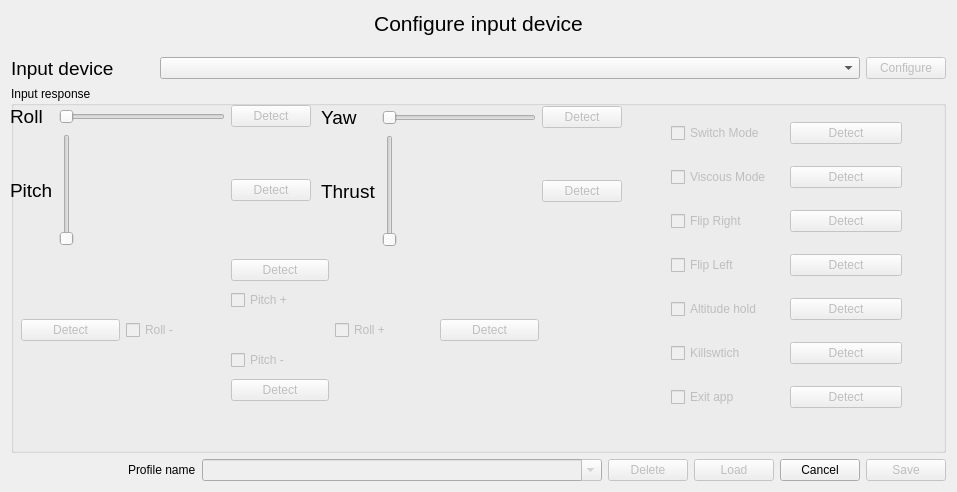
<?xml version="1.0" encoding="UTF-8"?>
<ui version="4.0">
 <class>Form</class>
 <widget class="QWidget" name="Form">
  <property name="windowModality">
   <enum>Qt::ApplicationModal</enum>
  </property>
  <property name="geometry">
   <rect>
    <x>0</x>
    <y>0</y>
    <width>957</width>
    <height>492</height>
   </rect>
  </property>
  <property name="windowTitle">
   <string>Input device configuration</string>
  </property>
  <layout class="QHBoxLayout" name="horizontalLayout">
   <item>
    <layout class="QVBoxLayout" name="verticalLayout">
     <item>
      <widget class="QLabel" name="label">
       <property name="maximumSize">
        <size>
         <width>16777215</width>
         <height>40</height>
        </size>
       </property>
       <property name="font">
        <font>
         <pointsize>16</pointsize>
        </font>
       </property>
       <property name="text">
        <string>Configure input device</string>
       </property>
       <property name="alignment">
        <set>Qt::AlignHCenter|Qt::AlignTop</set>
       </property>
      </widget>
     </item>
     <item>
      <layout class="QGridLayout" name="gridLayout_4">
       <item row="0" column="0">
        <widget class="QLabel" name="label_2">
         <property name="font">
          <font>
           <pointsize>14</pointsize>
          </font>
         </property>
         <property name="text">
          <string>Input device</string>
         </property>
        </widget>
       </item>
       <item row="0" column="1">
        <widget class="QComboBox" name="inputDeviceSelector">
         <property name="minimumSize">
          <size>
           <width>700</width>
           <height>0</height>
          </size>
         </property>
         <property name="duplicatesEnabled">
          <bool>false</bool>
         </property>
        </widget>
       </item>
       <item row="0" column="2">
        <widget class="QPushButton" name="configButton">
         <property name="enabled">
          <bool>false</bool>
         </property>
         <property name="maximumSize">
          <size>
           <width>80</width>
           <height>16777215</height>
          </size>
         </property>
         <property name="text">
          <string>Configure</string>
         </property>
        </widget>
       </item>
      </layout>
     </item>
     <item>
      <layout class="QHBoxLayout" name="inputDetectionLayout">
       <item>
        <widget class="QGroupBox" name="inputDetectionGroup">
         <property name="minimumSize">
          <size>
           <width>0</width>
           <height>350</height>
          </size>
         </property>
         <property name="maximumSize">
          <size>
           <width>16777215</width>
           <height>500</height>
          </size>
         </property>
         <property name="title">
          <string>Input response</string>
         </property>
         <widget class="QWidget" name="gridLayoutWidget">
          <property name="geometry">
           <rect>
            <x>-1</x>
            <y>19</y>
            <width>301</width>
            <height>141</height>
           </rect>
          </property>
          <layout class="QGridLayout" name="gridLayout_3">
           <item row="0" column="1">
            <widget class="QSlider" name="rollAxisValue">
             <property name="enabled">
              <bool>false</bool>
             </property>
             <property name="minimumSize">
              <size>
               <width>0</width>
               <height>0</height>
              </size>
             </property>
             <property name="maximumSize">
              <size>
               <width>16777215</width>
               <height>16777215</height>
              </size>
             </property>
             <property name="minimum">
              <number>0</number>
             </property>
             <property name="maximum">
              <number>100</number>
             </property>
             <property name="sliderPosition">
              <number>0</number>
             </property>
             <property name="orientation">
              <enum>Qt::Horizontal</enum>
             </property>
             <property name="invertedAppearance">
              <bool>false</bool>
             </property>
             <property name="invertedControls">
              <bool>false</bool>
             </property>
             <property name="tickPosition">
              <enum>QSlider::NoTicks</enum>
             </property>
            </widget>
           </item>
           <item row="1" column="0">
            <widget class="QLabel" name="label_3">
             <property name="font">
              <font>
               <pointsize>14</pointsize>
              </font>
             </property>
             <property name="text">
              <string>Pitch</string>
             </property>
            </widget>
           </item>
           <item row="0" column="0">
            <widget class="QLabel" name="label_5">
             <property name="font">
              <font>
               <pointsize>14</pointsize>
              </font>
             </property>
             <property name="text">
              <string>Roll</string>
             </property>
            </widget>
           </item>
           <item row="1" column="1">
            <widget class="QSlider" name="pitchAxisValue">
             <property name="enabled">
              <bool>false</bool>
             </property>
             <property name="minimumSize">
              <size>
               <width>0</width>
               <height>0</height>
              </size>
             </property>
             <property name="maximumSize">
              <size>
               <width>16777215</width>
               <height>16777215</height>
              </size>
             </property>
             <property name="layoutDirection">
              <enum>Qt::LeftToRight</enum>
             </property>
             <property name="minimum">
              <number>0</number>
             </property>
             <property name="maximum">
              <number>100</number>
             </property>
             <property name="singleStep">
              <number>1</number>
             </property>
             <property name="sliderPosition">
              <number>0</number>
             </property>
             <property name="tracking">
              <bool>false</bool>
             </property>
             <property name="orientation">
              <enum>Qt::Vertical</enum>
             </property>
             <property name="invertedAppearance">
              <bool>false</bool>
             </property>
             <property name="invertedControls">
              <bool>false</bool>
             </property>
             <property name="tickPosition">
              <enum>QSlider::NoTicks</enum>
             </property>
            </widget>
           </item>
           <item row="0" column="2">
            <widget class="QPushButton" name="detectRoll">
             <property name="enabled">
              <bool>false</bool>
             </property>
             <property name="text">
              <string>Detect</string>
             </property>
            </widget>
           </item>
           <item row="1" column="2">
            <widget class="QPushButton" name="detectPitch">
             <property name="enabled">
              <bool>false</bool>
             </property>
             <property name="text">
              <string>Detect</string>
             </property>
            </widget>
           </item>
          </layout>
         </widget>
         <widget class="QWidget" name="gridLayoutWidget_4">
          <property name="geometry">
           <rect>
            <x>310</x>
            <y>20</y>
            <width>301</width>
            <height>141</height>
           </rect>
          </property>
          <layout class="QGridLayout" name="gridLayout_6">
           <item row="1" column="0">
            <widget class="QLabel" name="label_7">
             <property name="font">
              <font>
               <pointsize>14</pointsize>
              </font>
             </property>
             <property name="text">
              <string>Thrust</string>
             </property>
            </widget>
           </item>
           <item row="1" column="1">
            <widget class="QSlider" name="thrustAxisValue">
             <property name="enabled">
              <bool>false</bool>
             </property>
             <property name="minimumSize">
              <size>
               <width>0</width>
               <height>0</height>
              </size>
             </property>
             <property name="maximumSize">
              <size>
               <width>16777215</width>
               <height>16777215</height>
              </size>
             </property>
             <property name="minimum">
              <number>0</number>
             </property>
             <property name="maximum">
              <number>100</number>
             </property>
             <property name="singleStep">
              <number>0</number>
             </property>
             <property name="sliderPosition">
              <number>0</number>
             </property>
             <property name="tracking">
              <bool>true</bool>
             </property>
             <property name="orientation">
              <enum>Qt::Vertical</enum>
             </property>
             <property name="invertedAppearance">
              <bool>false</bool>
             </property>
             <property name="invertedControls">
              <bool>false</bool>
             </property>
             <property name="tickPosition">
              <enum>QSlider::NoTicks</enum>
             </property>
            </widget>
           </item>
           <item row="0" column="1">
            <widget class="QSlider" name="yawAxisValue">
             <property name="enabled">
              <bool>false</bool>
             </property>
             <property name="minimumSize">
              <size>
               <width>0</width>
               <height>0</height>
              </size>
             </property>
             <property name="maximumSize">
              <size>
               <width>16777215</width>
               <height>16777215</height>
              </size>
             </property>
             <property name="minimum">
              <number>1</number>
             </property>
             <property name="maximum">
              <number>100</number>
             </property>
             <property name="singleStep">
              <number>0</number>
             </property>
             <property name="sliderPosition">
              <number>1</number>
             </property>
             <property name="tracking">
              <bool>true</bool>
             </property>
             <property name="orientation">
              <enum>Qt::Horizontal</enum>
             </property>
             <property name="invertedAppearance">
              <bool>false</bool>
             </property>
             <property name="invertedControls">
              <bool>false</bool>
             </property>
             <property name="tickPosition">
              <enum>QSlider::NoTicks</enum>
             </property>
            </widget>
           </item>
           <item row="1" column="2">
            <widget class="QPushButton" name="detectThrust">
             <property name="enabled">
              <bool>false</bool>
             </property>
             <property name="text">
              <string>Detect</string>
             </property>
            </widget>
           </item>
           <item row="0" column="0">
            <widget class="QLabel" name="label_4">
             <property name="font">
              <font>
               <pointsize>14</pointsize>
              </font>
             </property>
             <property name="text">
              <string>Yaw</string>
             </property>
            </widget>
           </item>
           <item row="0" column="2">
            <widget class="QPushButton" name="detectYaw">
             <property name="enabled">
              <bool>false</bool>
             </property>
             <property name="text">
              <string>Detect</string>
             </property>
            </widget>
           </item>
          </layout>
         </widget>
         <widget class="QWidget" name="gridLayoutWidget_5">
          <property name="geometry">
           <rect>
            <x>10</x>
            <y>170</y>
            <width>518</width>
            <height>151</height>
           </rect>
          </property>
          <layout class="QGridLayout" name="gridLayout">
           <item row="2" column="1">
            <widget class="QCheckBox" name="rollNeg">
             <property name="enabled">
              <bool>false</bool>
             </property>
             <property name="text">
              <string>Roll -</string>
             </property>
             <property name="checkable">
              <bool>true</bool>
             </property>
            </widget>
           </item>
           <item row="3" column="2">
            <widget class="QCheckBox" name="pitchNeg">
             <property name="enabled">
              <bool>false</bool>
             </property>
             <property name="text">
              <string>Pitch -</string>
             </property>
             <property name="checkable">
              <bool>true</bool>
             </property>
            </widget>
           </item>
           <item row="4" column="2">
            <widget class="QPushButton" name="detectPitchNeg">
             <property name="enabled">
              <bool>false</bool>
             </property>
             <property name="text">
              <string>Detect</string>
             </property>
            </widget>
           </item>
           <item row="2" column="3">
            <widget class="QCheckBox" name="rollPos">
             <property name="enabled">
              <bool>false</bool>
             </property>
             <property name="text">
              <string>Roll +</string>
             </property>
             <property name="checkable">
              <bool>true</bool>
             </property>
            </widget>
           </item>
           <item row="2" column="4">
            <widget class="QPushButton" name="detectRollPos">
             <property name="enabled">
              <bool>false</bool>
             </property>
             <property name="text">
              <string>Detect</string>
             </property>
            </widget>
           </item>
           <item row="0" column="2">
            <widget class="QPushButton" name="detectPitchPos">
             <property name="enabled">
              <bool>false</bool>
             </property>
             <property name="text">
              <string>Detect</string>
             </property>
            </widget>
           </item>
           <item row="2" column="0">
            <widget class="QPushButton" name="detectRollNeg">
             <property name="enabled">
              <bool>false</bool>
             </property>
             <property name="text">
              <string>Detect</string>
             </property>
            </widget>
           </item>
           <item row="1" column="2">
            <widget class="QCheckBox" name="pitchPos">
             <property name="enabled">
              <bool>false</bool>
             </property>
             <property name="text">
              <string>Pitch +</string>
             </property>
             <property name="checkable">
              <bool>true</bool>
             </property>
            </widget>
           </item>
          </layout>
         </widget>
         <widget class="QWidget" name="gridLayoutWidget_2">
          <property name="geometry">
           <rect>
            <x>660</x>
            <y>20</y>
            <width>231</width>
            <height>321</height>
           </rect>
          </property>
          <layout class="QGridLayout" name="gridLayout_5">
           <item row="6" column="1">
            <widget class="QPushButton" name="detectAltHold">
             <property name="enabled">
              <bool>false</bool>
             </property>
             <property name="text">
              <string>Detect</string>
             </property>
            </widget>
           </item>
           <item row="5" column="0">
            <widget class="QCheckBox" name="flipleft">
             <property name="enabled">
              <bool>false</bool>
             </property>
             <property name="text">
              <string>Flip Left</string>
             </property>
             <property name="checkable">
              <bool>true</bool>
             </property>
            </widget>
           </item>
           <item row="5" column="1">
            <widget class="QPushButton" name="detectFlipLeft">
             <property name="enabled">
              <bool>false</bool>
             </property>
             <property name="text">
              <string>Detect</string>
             </property>
            </widget>
           </item>
           <item row="4" column="1">
            <widget class="QPushButton" name="detectFlipRight">
             <property name="enabled">
              <bool>false</bool>
             </property>
             <property name="text">
              <string>Detect</string>
             </property>
            </widget>
           </item>
           <item row="4" column="0">
            <widget class="QCheckBox" name="flipright">
             <property name="enabled">
              <bool>false</bool>
             </property>
             <property name="text">
              <string>Flip Right</string>
             </property>
             <property name="checkable">
              <bool>true</bool>
             </property>
            </widget>
           </item>
           <item row="8" column="1">
            <widget class="QPushButton" name="detectExitapp">
             <property name="enabled">
              <bool>false</bool>
             </property>
             <property name="text">
              <string>Detect</string>
             </property>
            </widget>
           </item>
           <item row="7" column="1">
            <widget class="QPushButton" name="detectKillswitch">
             <property name="enabled">
              <bool>false</bool>
             </property>
             <property name="text">
              <string>Detect</string>
             </property>
            </widget>
           </item>
           <item row="7" column="0">
            <widget class="QCheckBox" name="killswitch">
             <property name="enabled">
              <bool>false</bool>
             </property>
             <property name="text">
              <string>Killswtich</string>
             </property>
             <property name="checkable">
              <bool>true</bool>
             </property>
            </widget>
           </item>
           <item row="8" column="0">
            <widget class="QCheckBox" name="exitapp">
             <property name="enabled">
              <bool>false</bool>
             </property>
             <property name="text">
              <string>Exit app</string>
             </property>
             <property name="checkable">
              <bool>true</bool>
             </property>
            </widget>
           </item>
           <item row="6" column="0">
            <widget class="QCheckBox" name="althold">
             <property name="enabled">
              <bool>false</bool>
             </property>
             <property name="text">
              <string>Altitude hold</string>
             </property>
             <property name="checkable">
              <bool>true</bool>
             </property>
            </widget>
           </item>
           <item row="2" column="1">
            <widget class="QPushButton" name="detectViscousMode">
             <property name="enabled">
              <bool>false</bool>
             </property>
             <property name="text">
              <string>Detect</string>
             </property>
            </widget>
           </item>
           <item row="2" column="0">
            <widget class="QCheckBox" name="viscousMode">
             <property name="enabled">
              <bool>false</bool>
             </property>
             <property name="text">
              <string>Viscous Mode</string>
             </property>
             <property name="checkable">
              <bool>true</bool>
             </property>
            </widget>
           </item>
           <item row="1" column="1">
            <widget class="QPushButton" name="detectSwitchMode">
             <property name="enabled">
              <bool>false</bool>
             </property>
             <property name="text">
              <string>Detect</string>
             </property>
            </widget>
           </item>
           <item row="1" column="0">
            <widget class="QCheckBox" name="switchmode">
             <property name="enabled">
              <bool>false</bool>
             </property>
             <property name="text">
              <string>Switch Mode</string>
             </property>
             <property name="checkable">
              <bool>true</bool>
             </property>
            </widget>
           </item>
           <item row="0" column="0" colspan="2">
            <layout class="QVBoxLayout" name="verticalLayout_2"/>
           </item>
          </layout>
         </widget>
        </widget>
       </item>
      </layout>
     </item>
     <item>
      <layout class="QGridLayout" name="gridLayout_2">
       <item row="0" column="1">
        <widget class="QLabel" name="label_16">
         <property name="text">
          <string>Profile name</string>
         </property>
        </widget>
       </item>
       <item row="0" column="0">
        <spacer name="horizontalSpacer_9">
         <property name="orientation">
          <enum>Qt::Horizontal</enum>
         </property>
         <property name="sizeHint" stdset="0">
          <size>
           <width>40</width>
           <height>20</height>
          </size>
         </property>
        </spacer>
       </item>
       <item row="0" column="4">
        <widget class="QPushButton" name="deleteButton">
         <property name="enabled">
          <bool>false</bool>
         </property>
         <property name="text">
          <string>Delete</string>
         </property>
        </widget>
       </item>
       <item row="0" column="6">
        <widget class="QPushButton" name="cancelButton">
         <property name="text">
          <string>Cancel</string>
         </property>
        </widget>
       </item>
       <item row="0" column="2">
        <widget class="QComboBox" name="profileCombo">
         <property name="enabled">
          <bool>false</bool>
         </property>
         <property name="sizePolicy">
          <sizepolicy hsizetype="Fixed" vsizetype="Fixed">
           <horstretch>0</horstretch>
           <verstretch>0</verstretch>
          </sizepolicy>
         </property>
         <property name="minimumSize">
          <size>
           <width>400</width>
           <height>0</height>
          </size>
         </property>
         <property name="maximumSize">
          <size>
           <width>16777215</width>
           <height>16777215</height>
          </size>
         </property>
         <property name="editable">
          <bool>true</bool>
         </property>
        </widget>
       </item>
       <item row="0" column="7">
        <widget class="QPushButton" name="saveButton">
         <property name="enabled">
          <bool>false</bool>
         </property>
         <property name="text">
          <string>Save</string>
         </property>
        </widget>
       </item>
       <item row="0" column="5">
        <widget class="QPushButton" name="loadButton">
         <property name="enabled">
          <bool>false</bool>
         </property>
         <property name="text">
          <string>Load</string>
         </property>
        </widget>
       </item>
      </layout>
     </item>
    </layout>
   </item>
  </layout>
 </widget>
 <resources/>
 <connections/>
</ui>
